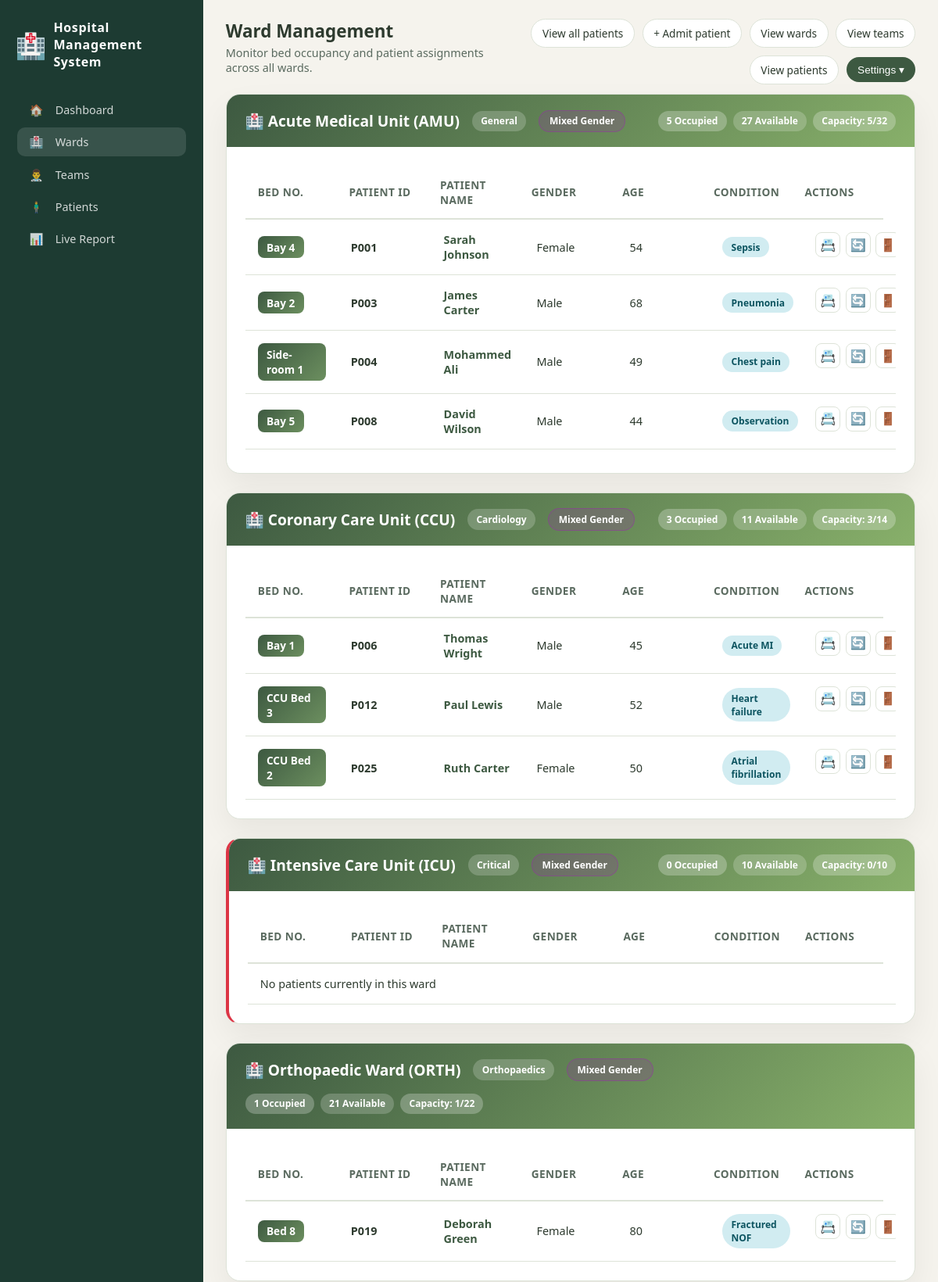
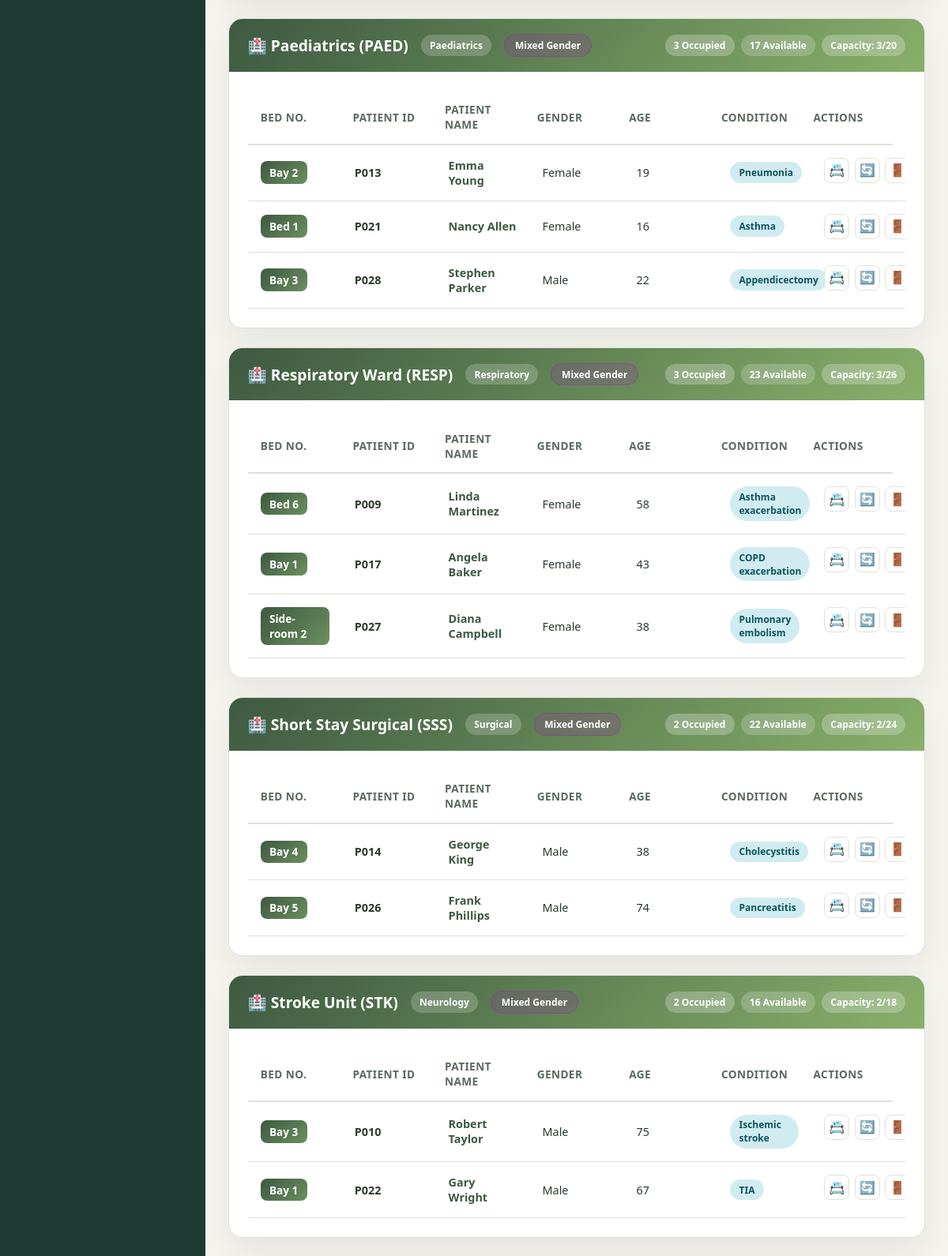
The page /ward (signed in, upper part) on the database its author committed (2 pictures, top to bottom).
### tables this page shows
CREATE TABLE wards (
            id INTEGER PRIMARY KEY AUTOINCREMENT,
            name TEXT NOT NULL,
            code TEXT,
            type TEXT,
            capacity INTEGER NOT NULL,
            occupied INTEGER DEFAULT 0,
            lead_consultant TEXT,
            status TEXT DEFAULT 'active',
            gender_type TEXT DEFAULT 'Mixed',
            created_at TIMESTAMP DEFAULT CURRENT_TIMESTAMP
        );

CREATE TABLE patients (
            id INTEGER PRIMARY KEY AUTOINCREMENT,
            name TEXT NOT NULL,
            dob TEXT,
            age INTEGER,
            gender TEXT,
            nhs_number TEXT,
            phone TEXT,
            address TEXT,
            admission_datetime TEXT NOT NULL,
            ward_id INTEGER,
            bed TEXT NOT NULL,
            doctor_id INTEGER,
            diagnosis TEXT NOT NULL,
            notes TEXT,
            status TEXT DEFAULT 'Active',
            discharged_at TIMESTAMP,
            created_at TIMESTAMP DEFAULT CURRENT_TIMESTAMP,
            FOREIGN KEY (ward_id) REFERENCES wards (id),
            FOREIGN KEY (doctor_id) REFERENCES doctors (id)
        );

### app.py (the view)
@app.route("/ward")
@login_required
def ward_overview_page():
    conn = get_db_connection()
    wards = conn.execute("""
        SELECT id, name, code, type, capacity, occupied, lead_consultant, status, gender_type
        FROM wards ORDER BY name
    """).fetchall()
    ward_patients = {}
    for ward in wards:
        patients = conn.execute(
            "SELECT id, name, gender, age, diagnosis, bed FROM patients WHERE ward_id = ? AND status='Active'",
            (ward['id'],)
        ).fetchall()
        ward_patients[ward['id']] = patients
    conn.close()
    return render_template("ward.html", wards=wards, ward_patients=ward_patients)

### app.py (called while the page is built)
@app.context_processor
def inject_user():
    return dict(user_role=session.get('role'), user_id=session.get('user_id'))

def login_required(f):
    @wraps(f)
    def decorated(*args, **kwargs):
        if not session.get("user_id"):
            return redirect(url_for("login_page"))
        return f(*args, **kwargs)
    return decorated

def get_db_connection():
    conn = sqlite3.connect(DATABASE_PATH)
    conn.row_factory = sqlite3.Row
    return conn

### templates/ward.html (shortened to what this page needs)
{% extends "base.html" %}
{% block extra_css %}
<link rel="stylesheet" href="/static/css/ward.css">
{% endblock %}
{% block active_wards %}active{% endblock %}
{% block page_title %}Ward Management{% endblock %}
{% block page_subtitle %}Monitor bed occupancy and patient assignments across all wards.{% endblock %}
{% block top_actions %}
<a href="/patients" class="shortcut-btn">View all patients</a>
<a href="/patients/add" class="shortcut-btn">+ Admit patient</a>
{{ super() }}
{% endblock %}
{% block content %}
{% for ward in wards %}
<section class="ward-section">
    <div class="ward-card {% if 'ICU' in ward.name %}icu{% endif %}">
        <div class="ward-header">
            <div class="ward-title-group">
                <h2>
                    {% if ward.gender_type == 'Male' %}🚹
                    {% elif ward.gender_type == 'Female' %}🚺
                    {% else %}🏥{% endif %}
                    {{ ward.name }}
                </h2>
                <span class="badge badge-info">{{ ward.type }}</span>
                <span class="ward-type
                    {% if ward.gender_type == 'Male' %}male
                    {% elif ward.gender_type == 'Female' %}female
                    {% else %}mixed{% endif %}">
                    {% if ward.gender_type == 'Mixed' %}Mixed Gender
                    {% elif ward.gender_type %} {{ ward.gender_type }} Only
                    {% else %} Mixed Gender {% endif %}
                </span>
            </div>
            <div class="ward-stats">
                <span class="badge badge-success">{{ ward.occupied }} Occupied</span>
                <span class="badge badge-info">{{ ward.capacity - ward.occupied }} Available</span>
                <span class="badge
                    {% if ward.occupied / ward.capacity >= 0.9 %}badge-danger
                    {% elif ward.occupied / ward.capacity >= 0.75 %}badge-warning
                    {% else %}badge-success{% endif %}">
                    Capacity: {{ ward.occupied }}/{{ ward.capacity }}
                </span>
            </div>
        </div>
        <div class="ward-body">
            <div class="table-wrapper">
                <table class="ward-table">
                    <thead>
                        <tr>
                            <th>Bed No.</th>
                            <th>Patient ID</th>
                            <th>Patient Name</th>
                            <th>Gender</th>
                            <th>Age</th>
                            <th>Condition</th>
                            <th>Actions</th>
                        </tr>
                    </thead>
                    <tbody>
                        {% set patients = ward_patients.get(ward.id, []) %}
                        {% if patients %}
                        {% for patient in patients %}
                        <tr>
                            <td><span class="bed-number occupied">{{ patient.bed }}</span></td>
                            <td><strong>{{ "P%03d"|format(patient.id) }}</strong></td>
                            <td><a href="/patients/{{ patient.id }}" class="patient-link">{{ patient.name }}</a></td>
                            <td>{{ patient.gender }}</td>
                            <td>{{ patient.age }}</td>
                            <td><span class="status-badge
                                    {% if patient.diagnosis|lower == 'critical' %}critical
                                    {% elif patient.diagnosis|lower == 'stable' %}stable
                                    {% else %}recovering{% endif %}">
                                    {{ patient.diagnosis }}
                                </span></td>
                            <td class="actions">
                                {% set pid = "P%03d"|format(patient.id) %}
                                <button onclick="viewPatient('{{ pid }}')" class="btn-action btn-view"
                                    title="View Details">📇</button>
                                <button data-patient-id="{{ pid }}" data-patient-name="{{ patient.name|e }}"
                                    data-patient-gender="{{ patient.gender|e }}" data-current-ward="{{ ward.name|e }}"
                                    class="btn-action btn-transfer" onclick="openTransferModal(this)"
                                    title="Transfer">🔄</button>
                                <button data-patient-id="{{ pid }}" data-patient-name="{{ patient.name|e }}"
                                    class="btn-action btn-discharge" onclick="dischargePatient(this)"
                                    title="Discharge">🚪</button>
                            </td>
                        </tr>
                        {% endfor %}
                        {% else %}
                        <tr class="empty-row">
                            <td colspan="7" class="empty-text">No patients currently in this ward</td>
                        </tr>
                        {% endif %}
                    </tbody>
                </table>
            </div>
        </div>
    </div>
</section>
{% endfor %}
{% endblock %}

### static/css/base.css (style rules this page uses)
* { box-sizing: border-box; }
html[data-theme="light"] { --bg-page: #f5f3ed; --bg-main: #ffffff; --bg-hero: #e8f5d3; --bg-feature: #f5f3ed; --bg-card: #ffffff; --bg-sidebar: #1d3b32; --bg-pill: #d9edcf; --text-main: #2d3a2e; --text-muted: #5a6a5f; --text-invert: #ffffff; --accent: #3d5941; --accent-soft: #6c8f5f; --accent-pill: #325037; --border-subtle: #dde3d8; --shadow-soft: 0 18px 40px rgba(0, 0, 0, 0.06); }
html, body { margin: 0; padding: 0; height: 100%; overflow: hidden; font-family: system-ui, -apple-system, BlinkMacSystemFont, "Segoe UI", sans-serif; background: var(--bg-page); color: var(--text-main); }
.shortcut-btn { border-radius: 999px; border: 1px solid var(--border-subtle); background: var(--bg-main); padding: 0.5rem 0.85rem; font-size: 0.85rem; color: var(--text-main); text-decoration: none; display: inline-block; }

### static/css/ward.css (style rules this page uses)
.ward-section { margin-bottom: 1.5rem; }
.ward-card { background: var(--bg-card); border-radius: 18px; box-shadow: var(--shadow-soft); border: 1px solid var(--border-subtle); overflow: hidden; }
.ward-card.icu { border-left: 4px solid #dc3545; }
.ward-header { padding: 1.2rem 1.5rem; background: linear-gradient(135deg, #3d5941, #88b06a); color: white; display: flex; justify-content: space-between; align-items: center; flex-wrap: wrap; gap: 1rem; }
.ward-title-group { display: flex; align-items: center; gap: 1rem; }
.ward-title-group h2 { margin: 0; font-size: 1.2rem; }
.ward-type { padding: 0.3rem 0.8rem; border-radius: 999px; font-size: 0.75rem; font-weight: 600; }
.ward-type.mixed { background: rgba(156, 39, 176, 0.2); color: #ffffff; border: 1px solid rgba(156, 39, 176, 0.4); }
.ward-stats { display: flex; gap: 0.5rem; flex-wrap: wrap; }
.badge { padding: 0.3rem 0.7rem; border-radius: 999px; font-size: 0.75rem; font-weight: 600; }
.badge-success { background: rgba(255, 255, 255, 0.25); color: white; }
.badge-info { background: rgba(255, 255, 255, 0.2); color: white; }
.ward-body { padding: 1.5rem; }
.table-wrapper { overflow-x: auto; }
.ward-table { width: 100%; border-collapse: collapse; }
.ward-table thead, .ward-table tbody tr { display: table; width: 100%; table-layout: fixed; }
.ward-table tbody { display: block; max-height: 300px; overflow-y: auto; }
.ward-table thead { width: calc(100% - 1em); }
.ward-table thead th { padding: 0.9rem 1rem; text-align: left; font-size: 0.85rem; font-weight: 600; color: var(--text-muted); text-transform: uppercase; letter-spacing: 0.03em; border-bottom: 2px solid var(--border-subtle); }
.ward-table tbody tr { border-bottom: 1px solid var(--border-subtle); }
.ward-table tbody td { padding: 1rem; font-size: 0.9rem; color: var(--text-main); }
.bed-number { display: inline-block; padding: 0.3rem 0.7rem; border-radius: 8px; font-weight: 700; font-size: 0.85rem; }
.bed-number.occupied { background: linear-gradient(135deg, #3d5941, #6c8f5f); color: white; }
.patient-link { color: var(--accent); font-weight: 600; text-decoration: none; }
.status-badge { display: inline-block; padding: 0.3rem 0.7rem; border-radius: 999px; font-size: 0.75rem; font-weight: 600; }
.status-badge.recovering { background: #d1ecf1; color: #0c5460; }
.actions { display: flex; gap: 0.4rem; }
.btn-action { width: 32px; height: 32px; border-radius: 8px; border: 1px solid var(--border-subtle); background: var(--bg-main); cursor: pointer; display: inline-flex; align-items: center; justify-content: center; font-size: 1rem; transition: all 0.2s ease; }

### rows shown on the page
wards: name "Acute Medical Unit (AMU)", type "General", gender_type "Mixed Gender", occupied "5", ward.capacity-ward.occupied "27", capacity "32"
patients: bed "Bay 4", id "P001", name "Sarah Johnson", gender "Female", age "54", diagnosis "Sepsis"
patients: bed "Bay 2", id "P003", name "James Carter", gender "Male", age "68", diagnosis "Pneumonia"
patients: bed "Side-room 1", id "P004", name "Mohammed Ali", gender "Male", age "49", diagnosis "Chest pain"
patients: bed "Bay 5", id "P008", name "David Wilson", gender "Male", age "44", diagnosis "Observation"
wards: name "Coronary Care Unit (CCU)", type "Cardiology", gender_type "Mixed Gender", occupied "3", ward.capacity-ward.occupied "11", capacity "14"
patients: bed "Bay 1", id "P006", name "Thomas Wright", gender "Male", age "45", diagnosis "Acute MI"
patients: bed "CCU Bed 3", id "P012", name "Paul Lewis", gender "Male", age "52", diagnosis "Heart failure"
patients: bed "CCU Bed 2", id "P025", name "Ruth Carter", gender "Female", age "50", diagnosis "Atrial fibrillation"
wards: name "Intensive Care Unit (ICU)", type "Critical", gender_type "Mixed Gender", occupied "0", ward.capacity-ward.occupied "10", capacity "10", shows "No patients currently in this ward"
wards: name "Orthopaedic Ward (ORTH)", type "Orthopaedics", gender_type "Mixed Gender", occupied "1", ward.capacity-ward.occupied "21", capacity "22"
patients: bed "Bed 8", id "P019", name "Deborah Green", gender "Female", age "80", diagnosis "Fractured NOF"
wards: name "Paediatrics (PAED)", type "Paediatrics", gender_type "Mixed Gender", occupied "3", ward.capacity-ward.occupied "17", capacity "20"
patients: bed "Bay 2", id "P013", name "Emma Young", gender "Female", age "19", diagnosis "Pneumonia"
patients: bed "Bed 1", id "P021", name "Nancy Allen", gender "Female", age "16", diagnosis "Asthma"
patients: bed "Bay 3", id "P028", name "Stephen Parker", gender "Male", age "22", diagnosis "Appendicectomy"
wards: name "Respiratory Ward (RESP)", type "Respiratory", gender_type "Mixed Gender", occupied "3", ward.capacity-ward.occupied "23", capacity "26"
patients: bed "Bed 6", id "P009", name "Linda Martinez", gender "Female", age "58", diagnosis "Asthma exacerbation"
patients: bed "Bay 1", id "P017", name "Angela Baker", gender "Female", age "43", diagnosis "COPD exacerbation"
patients: bed "Side-room 2", id "P027", name "Diana Campbell", gender "Female", age "38", diagnosis "Pulmonary embolism"
wards: name "Short Stay Surgical (SSS)", type "Surgical", gender_type "Mixed Gender", occupied "2", ward.capacity-ward.occupied "22", capacity "24"
patients: bed "Bay 4", id "P014", name "George King", gender "Male", age "38", diagnosis "Cholecystitis"
patients: bed "Bay 5", id "P026", name "Frank Phillips", gender "Male", age "74", diagnosis "Pancreatitis"
wards: name "Stroke Unit (STK)", type "Neurology", gender_type "Mixed Gender", occupied "2", ward.capacity-ward.occupied "16", capacity "18"
patients: bed "Bay 3", id "P010", name "Robert Taylor", gender "Male", age "75", diagnosis "Ischemic stroke"
patients: bed "Bay 1", id "P022", name "Gary Wright", gender "Male", age "67", diagnosis "TIA"
